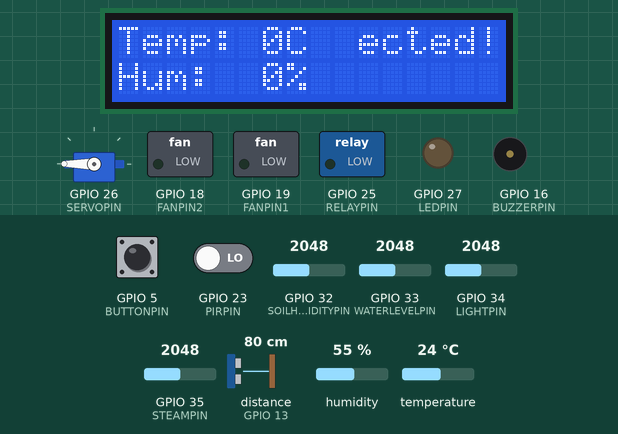
Simulated run of this sketch. Board: ESP32. On the bench: servo, 16×2 character LCD, switched loads named in the sketch (green lamp = pin HIGH), output pins drawn as LEDs (lit = HIGH), buzzer (waves = sounding, pin HIGH). Wiring (inferred from the names in the program): ultrasonic range finder: trigger GPIO 12; echo GPIO 13. The test bench sets the inputs (shaded band); at power-on: GPIO 5 (BUTTONPIN) HIGH, GPIO 32 (SOILHUMIDITYPIN) = 2048, distance to the obstacle (sensor on GPIO 13) 80 cm, GPIO 23 (PIRPIN) LOW, GPIO 33 (WATERLEVELPIN) = 2048, GPIO 34 (LIGHTPIN) = 2048, GPIO 35 (STEAMPIN) = 2048, humidity 55 %, temperature 24 °C. The echo pulse lasts 58.3 µs per cm; WiFi joins after 1.5 s; servers stay silent unless stated; the Firebase database answers and starts empty; pins used as bus, display or sensor lines are not drawn; what the sketch prints to the serial monitor is not drawn.

Above: at 2.8 s.
2.9 s: GPIO 5 (BUTTONPIN) pulled LOW for 1 s
At 4.1 s:
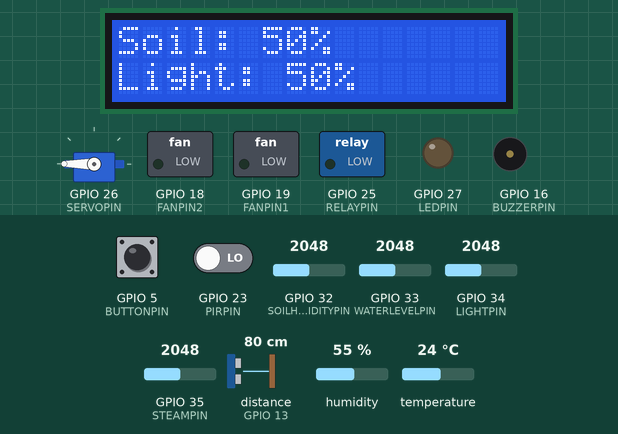
5.4 s: GPIO 32 (SOILHUMIDITYPIN) set to 1260
At 8.4 s:
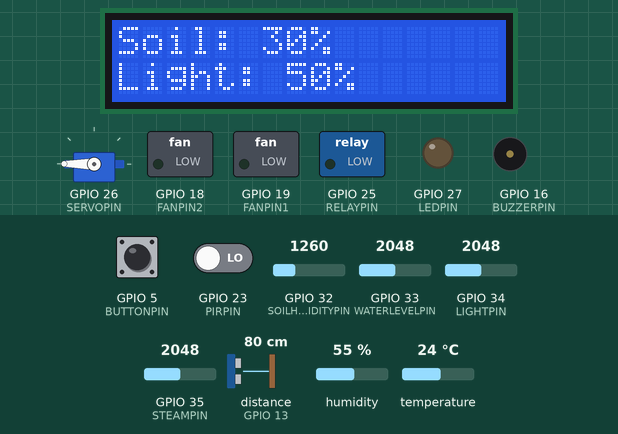
9.1 s: GPIO 32 (SOILHUMIDITYPIN) set to 1190
At 12.2 s:
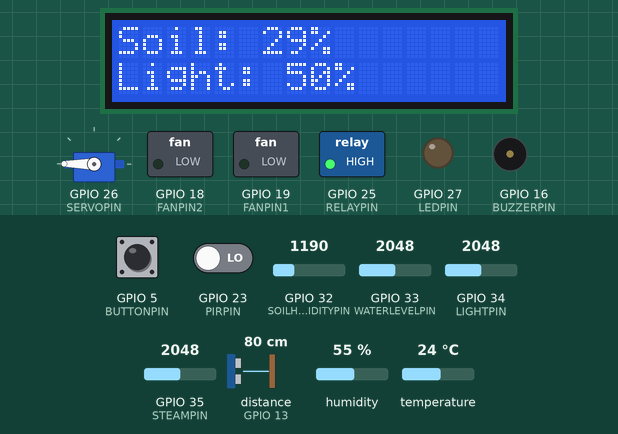
13.1 s: GPIO 5 (BUTTONPIN) pulled LOW for 3.2 s
At 14.9 s:
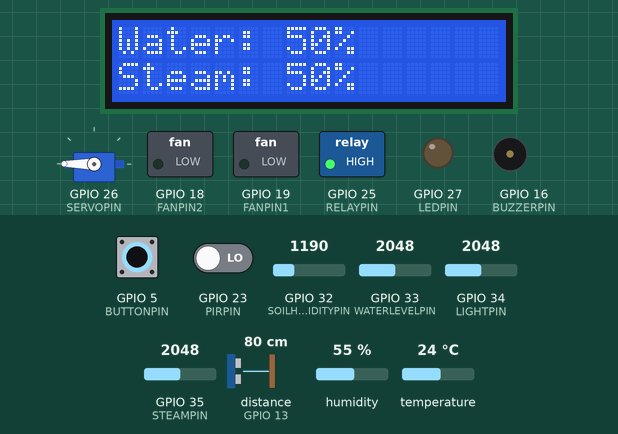
17.8 s: distance to the obstacle (sensor on GPIO 13) set to 9 cm
21.0 s: distance to the obstacle (sensor on GPIO 13) set to 6 cm
At 24.4 s:
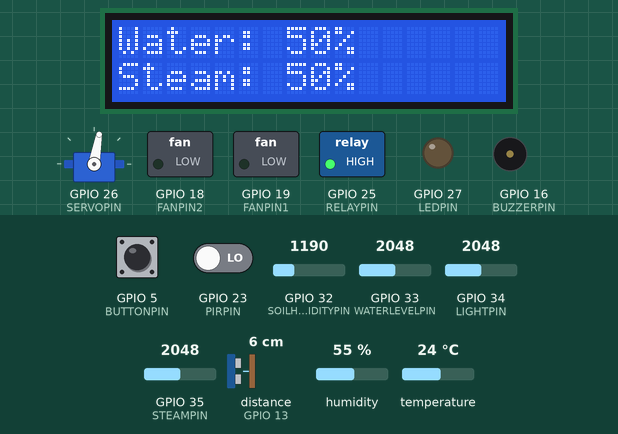
Timing chart, 0 to 25.9 s (numbered marks = the images above; inputs shaded):
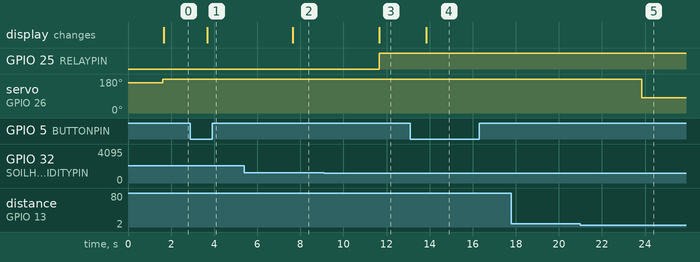

The sketch:

Smartfarm.ino
```cpp
#include <Arduino.h>
#include <Firebase_ESP_Client.h>
#include <WiFi.h>

// Provide the token generation process info.
#include "addons/TokenHelper.h"
// Provide the RTDB payload printing info and other helper functions.
#include "addons/RTDBHelper.h"

#include <ESP32Servo.h>
#include <LiquidCrystal_I2C.h>
#include <dht11.h>

// Wi-Fi Credentials
#define WIFI_SSID "iot"
#define WIFI_PASSWORD "11223344"

// Firebase API Key and RTDB URL
#define API_KEY "AIzaSyD1LTlZXjINs58NoHKhr67kgsxeHJmkkSc"
#define DATABASE_URL                                                           \
  "https://iot-final-12af4-default-rtdb.asia-southeast1.firebasedatabase.app"

// Define Firebase Data objects
FirebaseData fbdo;
FirebaseAuth auth;
FirebaseConfig config;

// Pins
#define DHT11PIN 17
#define STEAMPIN 35
#define LIGHTPIN 34
#define WATERLEVELPIN 33
#define SOILHUMIDITYPIN 32
#define PIRPIN 23   // Fixed mismatch: changed from 14 to 23
#define BUTTONPIN 5 // Set to 5 based on 5.1.4Self-Locking-Button.ino
#define TRIGPIN 12  // Ultrasonic Trig
#define ECHOPIN 13  // Ultrasonic Echo

#define LEDPIN 27
#define RELAYPIN 25
#define SERVOPIN 26
#define FANPIN1 19
#define FANPIN2 18
#define BUZZERPIN 16

LiquidCrystal_I2C lcd(0x27, 16, 2);
dht11 DHT11;
Servo myservo;

// Sensor Data Variables
int temperature = 0;
int humidity = 0;
int soilHumidity = 0;
int light = 0;
int waterLevel = 0;
int steam = 0;
bool pirMotion = false;
int distance = 0;

// Control Modes
String waterPumpMode = "OFF";
String fanMode = "OFF";
String ledMode = "OFF";
String servoMode = "OFF";
String alarmMode = "OFF";

// Button/LCD State
int lcdPage = 0;
const int totalPages = 4;
bool lastButtonState = HIGH; // Assuming pullup

unsigned long sendDataPrevMillis = 0;
unsigned long lastLcdUpdate = 0;
bool pageChanged = true;
unsigned long lastLogTime = 0;

// State tracking for logging
bool lastPumpState = false;
bool lastAlarmState = false;
bool lastServoState = false;

// Function to log events to Firebase
void logEvent(String type) {
  if (Firebase.ready()) {
    FirebaseJson json;
    json.set("type", type);
    json.set("timestamp/.sv", "timestamp");

    if (Firebase.RTDB.pushJSON(&fbdo, "/logs", &json)) {
      Serial.println("Event logged: " + type);
    } else {
      Serial.println("Logging failed: " + fbdo.errorReason());
    }
  }
}

void setup() {
  Serial.begin(115200);

  // Set pins
  pinMode(LEDPIN, OUTPUT);
  pinMode(RELAYPIN, OUTPUT);
  pinMode(FANPIN1, OUTPUT);
  pinMode(FANPIN2, OUTPUT);
  ledcAttachChannel(BUZZERPIN, 1000, 8, 4);

  pinMode(STEAMPIN, INPUT);
  pinMode(LIGHTPIN, INPUT);
  pinMode(SOILHUMIDITYPIN, INPUT);
  pinMode(WATERLEVELPIN, INPUT);
  pinMode(PIRPIN, INPUT);
  pinMode(BUTTONPIN, INPUT);
  pinMode(TRIGPIN, OUTPUT);
  pinMode(ECHOPIN, INPUT);

  myservo.attach(SERVOPIN);
  myservo.write(160); // Initial position

  lcd.init();
  lcd.backlight();
  lcd.clear();
  lcd.setCursor(0, 0);
  lcd.print("Connecting Wi-Fi");

  WiFi.begin(WIFI_SSID, WIFI_PASSWORD);
  Serial.print("Connecting to Wi-Fi");
  while (WiFi.status() != WL_CONNECTED) {
    Serial.print(".");
    delay(300);
  }
  Serial.println();
  Serial.print("Connected with IP: ");
  Serial.println(WiFi.localIP());

  lcd.clear();
  lcd.setCursor(0, 0);
  lcd.print("Wi-Fi Connected!");

  // Firebase Setup
  config.api_key = API_KEY;
  config.database_url = DATABASE_URL;
  // Anonymous sign-in for simplicity, make sure your rules allow it.
  Firebase.signUp(&config, &auth, "", "");
  config.token_status_callback = tokenStatusCallback; // see
                                                      // addons/TokenHelper.h

  Firebase.begin(&config, &auth);
  Firebase.reconnectWiFi(true);
}

void loop() {
  // 1. These must run continuously to catch immediate button presses and
  // actuator changes
  handleButtonAndLCD();
  handleActuators();

  // 2. Read sensors and communicate with Firebase every 2 seconds
  if (millis() - sendDataPrevMillis > 2000 || sendDataPrevMillis == 0) {
    sendDataPrevMillis = millis();

    // Read the sensors right before sending the data!
    readSensors();

    // Now send and receive from Firebase
    if (Firebase.ready()) {
      // SEND SENSOR DATA
      Firebase.RTDB.setInt(&fbdo, "/sensors/temperature", temperature);
      Firebase.RTDB.setInt(&fbdo, "/sensors/humidity", humidity);
      Firebase.RTDB.setInt(&fbdo, "/sensors/soilHumidity", soilHumidity);
      Firebase.RTDB.setInt(&fbdo, "/sensors/light", light);
      Firebase.RTDB.setInt(&fbdo, "/sensors/waterLevel", waterLevel);
      Firebase.RTDB.setInt(&fbdo, "/sensors/steam", steam);
      Firebase.RTDB.setBool(&fbdo, "/sensors/pir", pirMotion);
      Firebase.RTDB.setInt(&fbdo, "/sensors/distance", distance);

      // FETCH CONTROL MODES
      if (Firebase.RTDB.getString(&fbdo, "/controls/waterPump/mode")) {
        waterPumpMode = fbdo.stringData();
      }
      if (Firebase.RTDB.getString(&fbdo, "/controls/fan/mode")) {
        fanMode = fbdo.stringData();
      }
      if (Firebase.RTDB.getString(&fbdo, "/controls/led/mode")) {
        ledMode = fbdo.stringData();
      }
      if (Firebase.RTDB.getString(&fbdo, "/controls/servo/mode")) {
        servoMode = fbdo.stringData();
      }
      if (Firebase.RTDB.getString(&fbdo, "/controls/alarm/mode")) {
        alarmMode = fbdo.stringData();
      }
    }
  }
}

void readSensors() {
  DHT11.read(DHT11PIN);
  temperature = DHT11.temperature;
  humidity = DHT11.humidity;

  // Convert analogs to percentage (0 - 100) assuming 12-bit ADC
  steam = (analogRead(STEAMPIN) / 4095.0) * 100;
  light = (analogRead(LIGHTPIN) / 4095.0) * 100;
  soilHumidity = (analogRead(SOILHUMIDITYPIN) / 4095.0) * 100;
  waterLevel = (analogRead(WATERLEVELPIN) / 4095.0) * 100;

  pirMotion = digitalRead(PIRPIN) == HIGH;
  distance = getDistance();
}

void handleButtonAndLCD() {
  bool currentButtonState = digitalRead(BUTTONPIN);

  // 1. Detect if the button state has changed at all (Using pull-down logic
  // where 0 = pressed based on 5.1.4)
  if (currentButtonState != lastButtonState) {
    delay(10); // Debounce delay

    // 2. If the new state is LOW (0), the button was just pressed down
    if (currentButtonState == 0) {
      lcdPage = (lcdPage + 1) % totalPages;
      lcd.clear();
      pageChanged = true; // Tell the system to redraw the screen NOW
    }
  }

  // Save the current state for the next loop
  lastButtonState = currentButtonState;

  // --- LCD DISPLAY LOGIC ---
  // Only update if the page changed, or if 1 second has passed
  if (pageChanged || (millis() - lastLcdUpdate > 1000)) {
    lcd.setCursor(0, 0);

    if (lcdPage == 0) {
      lcd.print("Temp: ");
      lcd.print(temperature);
      lcd.print("C  ");
      lcd.setCursor(0, 1);
      lcd.print("Hum:  ");
      lcd.print(humidity);
      lcd.print("%  ");
    } else if (lcdPage == 1) {
      lcd.print("Soil: ");
      lcd.print(soilHumidity);
      lcd.print("%  ");
      lcd.setCursor(0, 1);
      lcd.print("Light: ");
      lcd.print(light);
      lcd.print("%  ");
    } else if (lcdPage == 2) {
      lcd.print("Water: ");
      lcd.print(waterLevel);
      lcd.print("%  ");
      lcd.setCursor(0, 1);
      lcd.print("Steam: ");
      lcd.print(steam);
      lcd.print("%  ");
    } else if (lcdPage == 3) {
      lcd.print(pirMotion ? "Motion Det!    " : "Clear          ");
      lcd.setCursor(0, 1);
      lcd.print("               ");
    }

    lastLcdUpdate = millis(); // Reset the screen timer
    pageChanged = false;      // Reset the screen flag
  }
}

void handleActuators() {
  // WATER PUMP (Relay) logic
  if (waterPumpMode == "ON") {
    digitalWrite(RELAYPIN, HIGH);
  } else if (waterPumpMode == "OFF") {
    digitalWrite(RELAYPIN, LOW);
  } else { // AUTO
    if (soilHumidity < 30)
      digitalWrite(RELAYPIN, HIGH);
    else
      digitalWrite(RELAYPIN, LOW);
  }

  // Log Water Pump events
  bool currentPumpState = (digitalRead(RELAYPIN) == HIGH);
  if (currentPumpState && !lastPumpState) {
    logEvent("water_on");
  } else if (!currentPumpState && lastPumpState) {
    logEvent("water_off");
  }
  lastPumpState = currentPumpState;

  // FAN logic
  if (fanMode == "ON") {
    digitalWrite(FANPIN1, HIGH);
    digitalWrite(FANPIN2, LOW);
  } else if (fanMode == "OFF") {
    digitalWrite(FANPIN1, LOW);
    digitalWrite(FANPIN2, LOW);
  } else { // AUTO
    if (temperature > 28) {
      digitalWrite(FANPIN1, HIGH);
      digitalWrite(FANPIN2, LOW);
    } else {
      digitalWrite(FANPIN1, LOW);
      digitalWrite(FANPIN2, LOW);
    }
  }

  // LED logic
  if (ledMode == "ON") {
    digitalWrite(LEDPIN, HIGH);
  } else if (ledMode == "OFF") {
    digitalWrite(LEDPIN, LOW);
  } else { // AUTO
    if (light < 40)
      digitalWrite(LEDPIN, HIGH);
    else
      digitalWrite(LEDPIN, LOW);
  }

  // BUZZER logic (Alarm if motion detected & Control Modes)
  static unsigned long lastBuzzerUpdate = 0;
  static int buzzerFreq = 200;
  static int buzzerDirection = 10;
  static bool isAlarming = false;

  // The siren sound algorithm
  auto soundSiren = []() {
    if (!isAlarming) {
      isAlarming = true;
      buzzerFreq = 200;
      buzzerDirection = 10;
      logEvent("alarm_on"); // Log when alarm starts
    }
    if (millis() - lastBuzzerUpdate > 10) {
      lastBuzzerUpdate = millis();
      ledcWriteTone(BUZZERPIN, buzzerFreq);
      buzzerFreq += buzzerDirection;
      if (buzzerFreq >= 1000) {
        buzzerDirection = -10;
      } else if (buzzerFreq <= 200) {
        buzzerDirection = 10;
      }
    }
  };

  auto silenceSiren = []() {
    if (isAlarming) {
      isAlarming = false;
      ledcWriteTone(BUZZERPIN, 0);
      logEvent("alarm_off"); // Log when alarm stops
    }
  };

  // Determine Buzzer action based on mode
  if (alarmMode == "ON") {
    soundSiren();
  } else if (alarmMode == "OFF") {
    silenceSiren();
  } else { // AUTO
    if (pirMotion) {
      soundSiren();
    } else {
      silenceSiren();
    }
  }

  // SERVO logic (Auto-Feeding System)
  if (servoMode == "ON") {
    myservo.write(80); // Open
  } else if (servoMode == "OFF") {
    myservo.write(180); // Close
  } else {              // AUTO
    // When distance is detected within 2~7cm, open the feeding box.
    if (distance >= 2 && distance <= 7)
      myservo.write(80);
    else
      myservo.write(180);
  }

  // Log Servo (Feeder) events
  // 80 is open, 180 is closed
  bool currentServoState = (myservo.read() < 100);
  if (currentServoState && !lastServoState) {
    logEvent("feed_open");
  } else if (!currentServoState && lastServoState) {
    logEvent("feed_close");
  }
  lastServoState = currentServoState;
}

// Helper func: Read HC-SR04. Timeout limits freezing the main loop.
int getDistance() {
  digitalWrite(TRIGPIN, LOW);
  delayMicroseconds(2);
  digitalWrite(TRIGPIN, HIGH);
  delayMicroseconds(10);
  digitalWrite(TRIGPIN, LOW);

  // 30ms timeout (~5m) to limit loop slowdown if unresponsive
  long duration = pulseIn(ECHOPIN, HIGH, 30000);
  if (duration == 0)
    return 999;

  return duration / 58;
}
```

Measured:
- the behaviour switches between 1229 and 1228 on GPIO 32 (SOILHUMIDITYPIN) (found by bisection; images 2 and 3)
- the behaviour switches between 8 and 7 cm on distance to the obstacle (sensor on GPIO 13) (found by bisection; images 4 and 5)
- after the input at 2.9 s, the display: changes after 0.77 s (image 1)
- after the input at 5.4 s, the display: changes after 2.2 s (image 2)
- after the input at 9.1 s, GPIO 25 (RELAYPIN): LOW → HIGH after 2.6 s; the display: changes after 2.6 s (image 3)
- after the input at 13.1 s, the display: changes after 0.75 s (image 4)
- after the input at 17.8 s, every drawn part: stays the same
- after the input at 21.0 s, servo on GPIO 26 (SERVOPIN): 180° → 80° after 2.8 s
